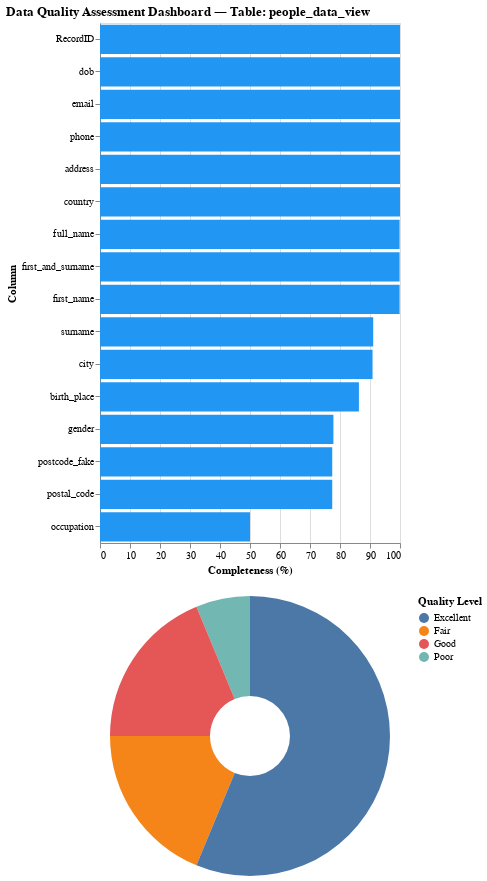

The cell this chart's notebook holds for it:
### Code cell
# Cell 2: MySQL Completeness Report (uses the temporary cleaned DF)
completeness_df = dq_report.get_completeness()

### Figure 1 — Vega-Lite specification as saved in the notebook (floating-point values rounded to 4 significant figures)
{"config": {"view": {"continuousWidth": 300, "continuousHeight": 300}}, "vconcat": [{"data": {"name": "data-61649d82b05debca69e80d8c47d5015e"}, "mark": {"type": "bar"}, "encoding": {"color": {"value": "#2196F3"}, "tooltip": [{"field": "Column", "type": "nominal"}, {"field": "Completeness (%)", "format": ".1f", "type": "quantitative"}, {"field": "Missing Count", "type": "quantitative"}, {"field": "Quality Level", "type": "nominal"}], "x": {"field": "Completeness (%)", "scale": {"domain": [0, 100]}, "title": "Completeness (%)", "type": "quantitative"}, "y": {"field": "Column", "sort": "-x", "type": "nominal"}}, "height": 520}, {"data": {"name": "data-f1f59519b81719f7a9b58cc6edb63490"}, "mark": {"type": "arc", "innerRadius": 40}, "encoding": {"color": {"field": "Quality Level", "type": "nominal"}, "theta": {"field": "count", "type": "quantitative"}, "tooltip": [{"field": "Quality Level", "type": "nominal"}, {"field": "count", "type": "quantitative"}]}, "height": 280}], "resolve": {"legend": {"color": "independent"}}, "title": "Data Quality Assessment Dashboard — Table: people_data_view", "$schema": "https://vega.github.io/schema/vega-lite/v5.20.1.json", "datasets": {"data-61649d82b05debca69e80d8c47d5015e": [{"Column": "occupation", "Completeness (%)": 50.0, "Missing Count": 25289, "Total Rows": 50578, "Quality Level": "Poor"}, {"Column": "postcode_fake", "Completeness (%)": 77.41, "Missing Count": 11426, "Total Rows": 50578, "Quality Level": "Fair"}, {"Column": "postal_code", "Completeness (%)": 77.41, "Missing Count": 11426, "Total Rows": 50578, "Quality Level": "Fair"}, {"Column": "gender", "Completeness (%)": 77.8, "Missing Count": 11230, "Total Rows": 50578, "Quality Level": "Fair"}, {"Column": "birth_place", "Completeness (%)": 86.3, "Missing Count": 6927, "Total Rows": 50578, "Quality Level": "Good"}, {"Column": "city", "Completeness (%)": 90.85, "Missing Count": 4627, "Total Rows": 50578, "Quality Level": "Good"}, {"Column": "surname", "Completeness (%)": 91.07, "Missing Count": 4515, "Total Rows": 50578, "Quality Level": "Good"}, {"Column": "full_name", "Completeness (%)": 99.87, "Missing Count": 67, "Total Rows": 50578, "Quality Level": "Excellent"}, {"Column": "first_and_surname", "Completeness (%)": 99.87, "Missing Count": 67, "Total Rows": 50578, "Quality Level": "Excellent"}, {"Column": "first_name", "Completeness (%)": 99.87, "Missing Count": 67, "Total Rows": 50578, "Quality Level": "Excellent"}, {"Column": "RecordID", "Completeness (%)": 100.0, "Missing Count": 0, "Total Rows": 50578, "Quality Level": "Excellent"}, {"Column": "dob", "Completeness (%)": 100.0, "Missing Count": 0, "Total Rows": 50578, "Quality Level": "Excellent"}, {"Column": "email", "Completeness (%)": 100.0, "Missing Count": 0, "Total Rows": 50578, "Quality Level": "Excellent"}, {"Column": "phone", "Completeness (%)": 100.0, "Missing Count": 0, "Total Rows": 50578, "Quality Level": "Excellent"}, {"Column": "address", "Completeness (%)": 100.0, "Missing Count": 0, "Total Rows": 50578, "Quality Level": "Excellent"}, {"Column": "country", "Completeness (%)": 100.0, "Missing Count": 0, "Total Rows": 50578, "Quality Level": "Excellent"}], "data-f1f59519b81719f7a9b58cc6edb63490": [{"Quality Level": "Poor", "count": 1}, {"Quality Level": "Fair", "count": 3}, {"Quality Level": "Good", "count": 3}, {"Quality Level": "Excellent", "count": 9}]}}
